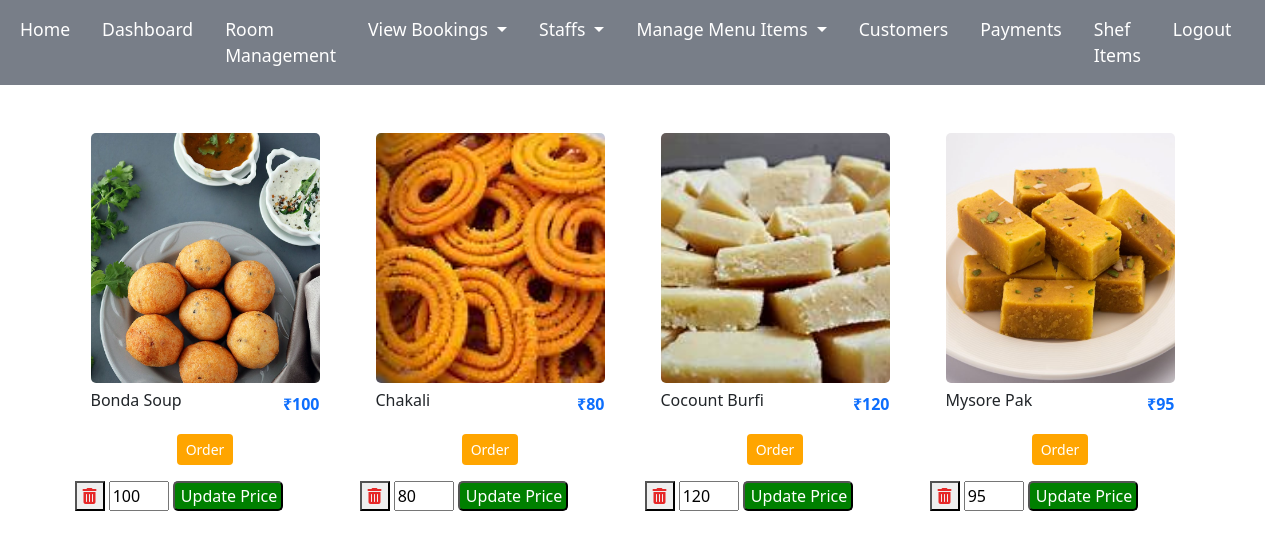
The app's page /admindesert.php with its own data.
### tables this page shows
CREATE TABLE `food` (
  `foodtype` varchar(50) DEFAULT NULL,
  `vegornonveg` varchar(50) NOT NULL DEFAULT '0',
  `foodname` varchar(50) DEFAULT NULL,
  `foodprice` varchar(50) DEFAULT NULL,
  `foodimage` varchar(50) DEFAULT NULL,
  `description` varchar(50) DEFAULT NULL,
  `id` int(11) NOT NULL
);

### admindesert.php (the view, shortened to what this page needs)
<?php include("admintab.php"); ?>
<!DOCTYPE html>
<html lang="en">
<head>
 <link rel="stylesheet" href="https://cdnjs.cloudflare.com/ajax/libs/font-awesome/6.7.2/css/all.min.css">
  <link rel="stylesheet" href="bootstrap-5.3.5-dist/css/bootstrap.min.css">
  <link rel="stylesheet" href="admin.css">
  <link rel="stylesheet" href="https://cdnjs.cloudflare.com/ajax/libs/font-awesome/6.4.0/css/all.min.css">
</head>
<body>
  <div class="container">
    <div class="row">
      <?php
      $sql = "SELECT * FROM food where foodtype = 'Desert'";
      $retval = mysqli_query($conn, $sql);
      while ($row = mysqli_fetch_assoc($retval)) {
      ?>
        <div class="col-lg-3 col-md-4 col-sm-8 mb-2 custom-margin">
          <div class="box p-3 text-center">
            <div class="img-box mb-2" style="border-radius:5px; overflow:hidden;">
              <img src="fimages/desert/<?php echo $row['foodimage']; ?>" class="img-fluid" style="height:250px; width:250px; object-fit:cover;" alt="Food Image">
            </div>
            <div class="detail-box d-flex justify-content-between align-items-center">
              <h6 class="fw-400 mb-2"><?php echo $row['foodname']; ?></h6>
              <span class="text-primary fw-bold">₹<?php echo $row['foodprice']; ?></span>
            </div>
            <div class="mt-3">
              <button class="btn btn-sm fw-400" style="background-color:orange; color:#FFFFFF;">Order</button>
            </div>
          </div>
          <form action="" method="post">
            <button type="submit" name="delete" value="Delete"> <i class="fa-solid fa-trash-can" style="color: #e62828; border:none;"></i></button>
            <input type="text" name="fprice" value="<?php echo $row['foodprice'] ?>" style="width:60px;" required />
            <input type="submit" name="update" value="Update Price"  style="width:110px;  border-radius:5px; background-color:green; color:#FFFFFF;" />
          </form>
        </div>
      <?php
      }
      ?>
    </div>
  </div>
</body>
</html>

### records on screen
food: foodimage (picture), foodname "Bonda Soup", foodprice "100", fprice "100"
food: foodimage (picture), foodname "Chakali", foodprice "80", fprice "80"
food: foodimage (picture), foodname "Cocount Burfi", foodprice "120", fprice "120"
food: foodimage (picture), foodname "Mysore Pak", foodprice "95", fprice "95"
